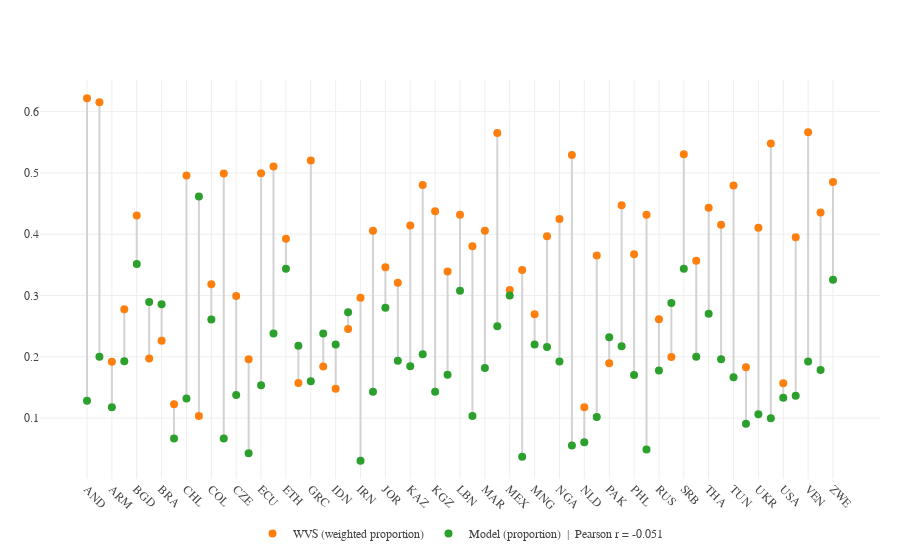
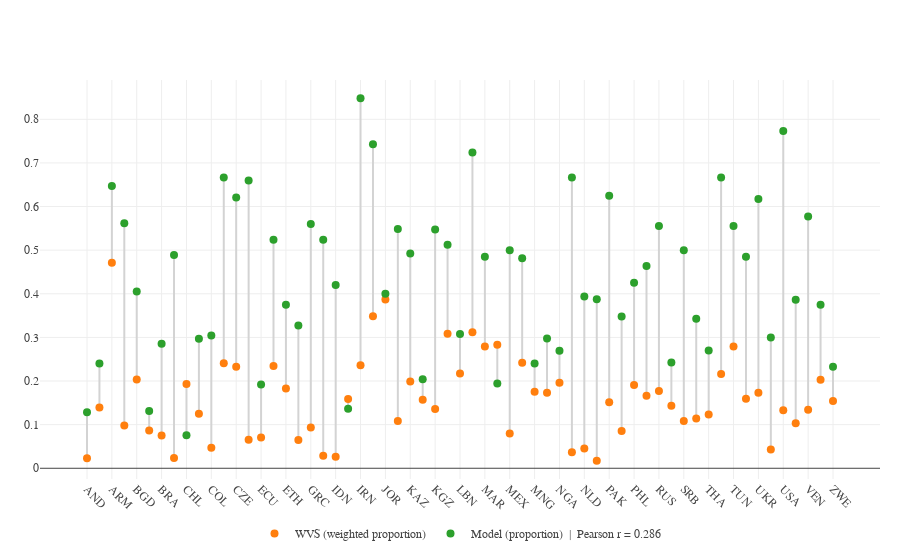

Write notebook code for charts like these, in order.
### Code cell
# Computes country-level response distributions from model predictions and WVS survey data.
# Aligns model proportions with WVS weighted proportions for a specified item and response level.
# Produces a dumbbell plot and the corresponding Pearson correlation across countries.
# This cleaner version of the figure is presented in the manuscript, and echoes the code for visuals (visualize_prop_diffs.py) in the pipeline for Q152

%run plot_q152_1_and_2_dumbbell.py

### Figure 1 — Plotly figure (JSON) as saved in the notebook; plotly's stock layout.template omitted (floating-point values rounded to 4 significant figures)
{"data": [{"hoverinfo": "skip", "line": {"color": "lightgray", "width": 2}, "mode": "lines", "showlegend": false, "type": "scatter", "x": ["AND", "AND"], "y": [0.622, 0.1282]}, {"hoverinfo": "skip", "line": {"color": "lightgray", "width": 2}, "mode": "lines", "showlegend": false, "type": "scatter", "x": ["ARG", "ARG"], "y": [0.6153, 0.2]}, {"hoverinfo": "skip", "line": {"color": "lightgray", "width": 2}, "mode": "lines", "showlegend": false, "type": "scatter", "x": ["ARM", "ARM"], "y": [0.1919, 0.1176]}, {"hoverinfo": "skip", "line": {"color": "lightgray", "width": 2}, "mode": "lines", "showlegend": false, "type": "scatter", "x": ["AUS", "AUS"], "y": [0.2775, 0.193]}, {"hoverinfo": "skip", "line": {"color": "lightgray", "width": 2}, "mode": "lines", "showlegend": false, "type": "scatter", "x": ["BGD", "BGD"], "y": [0.4306, 0.3514]}, {"hoverinfo": "skip", "line": {"color": "lightgray", "width": 2}, "mode": "lines", "showlegend": false, "type": "scatter", "x": ["BOL", "BOL"], "y": [0.1973, 0.2895]}, {"hoverinfo": "skip", "line": {"color": "lightgray", "width": 2}, "mode": "lines", "showlegend": false, "type": "scatter", "x": ["BRA", "BRA"], "y": [0.2264, 0.2857]}, {"hoverinfo": "skip", "line": {"color": "lightgray", "width": 2}, "mode": "lines", "showlegend": false, "type": "scatter", "x": ["CAN", "CAN"], "y": [0.1226, 0.06667]}, {"hoverinfo": "skip", "line": {"color": "lightgray", "width": 2}, "mode": "lines", "showlegend": false, "type": "scatter", "x": ["CHL", "CHL"], "y": [0.496, 0.1321]}, {"hoverinfo": "skip", "line": {"color": "lightgray", "width": 2}, "mode": "lines", "showlegend": false, "type": "scatter", "x": ["CHN", "CHN"], "y": [0.1035, 0.4615]}, {"hoverinfo": "skip", "line": {"color": "lightgray", "width": 2}, "mode": "lines", "showlegend": false, "type": "scatter", "x": ["COL", "COL"], "y": [0.3186, 0.2609]}, {"hoverinfo": "skip", "line": {"color": "lightgray", "width": 2}, "mode": "lines", "showlegend": false, "type": "scatter", "x": ["CYP", "CYP"], "y": [0.499, 0.06667]}, {"hoverinfo": "skip", "line": {"color": "lightgray", "width": 2}, "mode": "lines", "showlegend": false, "type": "scatter", "x": ["CZE", "CZE"], "y": [0.2993, 0.1379]}, {"hoverinfo": "skip", "line": {"color": "lightgray", "width": 2}, "mode": "lines", "showlegend": false, "type": "scatter", "x": ["DEU", "DEU"], "y": [0.1962, 0.04255]}, {"hoverinfo": "skip", "line": {"color": "lightgray", "width": 2}, "mode": "lines", "showlegend": false, "type": "scatter", "x": ["ECU", "ECU"], "y": [0.4993, 0.1538]}, {"hoverinfo": "skip", "line": {"color": "lightgray", "width": 2}, "mode": "lines", "showlegend": false, "type": "scatter", "x": ["EGY", "EGY"], "y": [0.5104, 0.2381]}, {"hoverinfo": "skip", "line": {"color": "lightgray", "width": 2}, "mode": "lines", "showlegend": false, "type": "scatter", "x": ["ETH", "ETH"], "y": [0.3926, 0.3438]}, {"hoverinfo": "skip", "line": {"color": "lightgray", "width": 2}, "mode": "lines", "showlegend": false, "type": "scatter", "x": ["GBR", "GBR"], "y": [0.1572, 0.2182]}, {"hoverinfo": "skip", "line": {"color": "lightgray", "width": 2}, "mode": "lines", "showlegend": false, "type": "scatter", "x": ["GRC", "GRC"], "y": [0.5201, 0.16]}, {"hoverinfo": "skip", "line": {"color": "lightgray", "width": 2}, "mode": "lines", "showlegend": false, "type": "scatter", "x": ["GTM", "GTM"], "y": [0.1841, 0.2381]}, {"hoverinfo": "skip", "line": {"color": "lightgray", "width": 2}, "mode": "lines", "showlegend": false, "type": "scatter", "x": ["IDN", "IDN"], "y": [0.148, 0.22]}, {"hoverinfo": "skip", "line": {"color": "lightgray", "width": 2}, "mode": "lines", "showlegend": false, "type": "scatter", "x": ["IND", "IND"], "y": [0.2452, 0.2727]}, {"hoverinfo": "skip", "line": {"color": "lightgray", "width": 2}, "mode": "lines", "showlegend": false, "type": "scatter", "x": ["IRN", "IRN"], "y": [0.2964, 0.0303]}, {"hoverinfo": "skip", "line": {"color": "lightgray", "width": 2}, "mode": "lines", "showlegend": false, "type": "scatter", "x": ["IRQ", "IRQ"], "y": [0.4056, 0.1429]}, {"hoverinfo": "skip", "line": {"color": "lightgray", "width": 2}, "mode": "lines", "showlegend": false, "type": "scatter", "x": ["JOR", "JOR"], "y": [0.3462, 0.28]}, {"hoverinfo": "skip", "line": {"color": "lightgray", "width": 2}, "mode": "lines", "showlegend": false, "type": "scatter", "x": ["JPN", "JPN"], "y": [0.3207, 0.1935]}, {"hoverinfo": "skip", "line": {"color": "lightgray", "width": 2}, "mode": "lines", "showlegend": false, "type": "scatter", "x": ["KAZ", "KAZ"], "y": [0.4142, 0.1846]}, {"hoverinfo": "skip", "line": {"color": "lightgray", "width": 2}, "mode": "lines", "showlegend": false, "type": "scatter", "x": ["KEN", "KEN"], "y": [0.4804, 0.2041]}, {"hoverinfo": "skip", "line": {"color": "lightgray", "width": 2}, "mode": "lines", "showlegend": false, "type": "scatter", "x": ["KGZ", "KGZ"], "y": [0.4375, 0.1429]}, {"hoverinfo": "skip", "line": {"color": "lightgray", "width": 2}, "mode": "lines", "showlegend": false, "type": "scatter", "x": ["KOR", "KOR"], "y": [0.3393, 0.1707]}, {"hoverinfo": "skip", "line": {"color": "lightgray", "width": 2}, "mode": "lines", "showlegend": false, "type": "scatter", "x": ["LBN", "LBN"], "y": [0.4319, 0.3077]}, {"hoverinfo": "skip", "line": {"color": "lightgray", "width": 2}, "mode": "lines", "showlegend": false, "type": "scatter", "x": ["LBY", "LBY"], "y": [0.3803, 0.1034]}, {"hoverinfo": "skip", "line": {"color": "lightgray", "width": 2}, "mode": "lines", "showlegend": false, "type": "scatter", "x": ["MAR", "MAR"], "y": [0.4056, 0.1818]}, {"hoverinfo": "skip", "line": {"color": "lightgray", "width": 2}, "mode": "lines", "showlegend": false, "type": "scatter", "x": ["MDV", "MDV"], "y": [0.5651, 0.25]}, {"hoverinfo": "skip", "line": {"color": "lightgray", "width": 2}, "mode": "lines", "showlegend": false, "type": "scatter", "x": ["MEX", "MEX"], "y": [0.3091, 0.3]}, {"hoverinfo": "skip", "line": {"color": "lightgray", "width": 2}, "mode": "lines", "showlegend": false, "type": "scatter", "x": ["MMR", "MMR"], "y": [0.3417, 0.03704]}, {"hoverinfo": "skip", "line": {"color": "lightgray", "width": 2}, "mode": "lines", "showlegend": false, "type": "scatter", "x": ["MNG", "MNG"], "y": [0.2695, 0.22]}, {"hoverinfo": "skip", "line": {"color": "lightgray", "width": 2}, "mode": "lines", "showlegend": false, "type": "scatter", "x": ["MYS", "MYS"], "y": [0.3968, 0.2162]}, {"hoverinfo": "skip", "line": {"color": "lightgray", "width": 2}, "mode": "lines", "showlegend": false, "type": "scatter", "x": ["NGA", "NGA"], "y": [0.4248, 0.1923]}, {"hoverinfo": "skip", "line": {"color": "lightgray", "width": 2}, "mode": "lines", "showlegend": false, "type": "scatter", "x": ["NIC", "NIC"], "y": [0.5292, 0.05556]}, {"hoverinfo": "skip", "line": {"color": "lightgray", "width": 2}, "mode": "lines", "showlegend": false, "type": "scatter", "x": ["NLD", "NLD"], "y": [0.1176, 0.06061]}, {"hoverinfo": "skip", "line": {"color": "lightgray", "width": 2}, "mode": "lines", "showlegend": false, "type": "scatter", "x": ["NZL", "NZL"], "y": [0.3652, 0.102]}, {"hoverinfo": "skip", "line": {"color": "lightgray", "width": 2}, "mode": "lines", "showlegend": false, "type": "scatter", "x": ["PAK", "PAK"], "y": [0.1897, 0.2321]}, {"hoverinfo": "skip", "line": {"color": "lightgray", "width": 2}, "mode": "lines", "showlegend": false, "type": "scatter", "x": ["PER", "PER"], "y": [0.4474, 0.2174]}, {"hoverinfo": "skip", "line": {"color": "lightgray", "width": 2}, "mode": "lines", "showlegend": false, "type": "scatter", "x": ["PHL", "PHL"], "y": [0.3674, 0.1702]}, {"hoverinfo": "skip", "line": {"color": "lightgray", "width": 2}, "mode": "lines", "showlegend": false, "type": "scatter", "x": ["ROU", "ROU"], "y": [0.4316, 0.04878]}, {"hoverinfo": "skip", "line": {"color": "lightgray", "width": 2}, "mode": "lines", "showlegend": false, "type": "scatter", "x": ["RUS", "RUS"], "y": [0.2613, 0.1778]}, {"hoverinfo": "skip", "line": {"color": "lightgray", "width": 2}, "mode": "lines", "showlegend": false, "type": "scatter", "x": ["SGP", "SGP"], "y": [0.1996, 0.2879]}, {"hoverinfo": "skip", "line": {"color": "lightgray", "width": 2}, "mode": "lines", "showlegend": false, "type": "scatter", "x": ["SRB", "SRB"], "y": [0.5303, 0.3438]}, {"hoverinfo": "skip", "line": {"color": "lightgray", "width": 2}, "mode": "lines", "showlegend": false, "type": "scatter", "x": ["SVK", "SVK"], "y": [0.3569, 0.2]}, {"hoverinfo": "skip", "line": {"color": "lightgray", "width": 2}, "mode": "lines", "showlegend": false, "type": "scatter", "x": ["THA", "THA"], "y": [0.4431, 0.2703]}, {"hoverinfo": "skip", "line": {"color": "lightgray", "width": 2}, "mode": "lines", "showlegend": false, "type": "scatter", "x": ["TJK", "TJK"], "y": [0.4153, 0.1961]}, {"hoverinfo": "skip", "line": {"color": "lightgray", "width": 2}, "mode": "lines", "showlegend": false, "type": "scatter", "x": ["TUN", "TUN"], "y": [0.4797, 0.1667]}, {"hoverinfo": "skip", "line": {"color": "lightgray", "width": 2}, "mode": "lines", "showlegend": false, "type": "scatter", "x": ["TUR", "TUR"], "y": [0.1831, 0.09091]}, {"hoverinfo": "skip", "line": {"color": "lightgray", "width": 2}, "mode": "lines", "showlegend": false, "type": "scatter", "x": ["UKR", "UKR"], "y": [0.4105, 0.1064]}, {"hoverinfo": "skip", "line": {"color": "lightgray", "width": 2}, "mode": "lines", "showlegend": false, "type": "scatter", "x": ["URY", "URY"], "y": [0.548, 0.1]}, {"hoverinfo": "skip", "line": {"color": "lightgray", "width": 2}, "mode": "lines", "showlegend": false, "type": "scatter", "x": ["USA", "USA"], "y": [0.157, 0.1333]}, {"hoverinfo": "skip", "line": {"color": "lightgray", "width": 2}, "mode": "lines", "showlegend": false, "type": "scatter", "x": ["UZB", "UZB"], "y": [0.3949, 0.1364]}, {"hoverinfo": "skip", "line": {"color": "lightgray", "width": 2}, "mode": "lines", "showlegend": false, "type": "scatter", "x": ["VEN", "VEN"], "y": [0.5663, 0.1923]}, {"hoverinfo": "skip", "line": {"color": "lightgray", "width": 2}, "mode": "lines", "showlegend": false, "type": "scatter", "x": ["VNM", "VNM"], "y": [0.4354, 0.1786]}, {"hoverinfo": "skip", "line": {"color": "lightgray", "width": 2}, "mode": "lines", "showlegend": false, "type": "scatter", "x": ["ZWE", "ZWE"], "y": [0.485, 0.3256]}, {"hovertemplate": "Country: %{x}<br>WVS weighted proportion: %{y:.3f}<extra></extra>", "marker": {"size": 8}, "mode": "markers", "name": "WVS (weighted proportion)", "showlegend": true, "type": "scatter", "x": ["AND", "ARG", "ARM", "AUS", "BGD", "BOL", "BRA", "CAN", "CHL", "CHN", "COL", "CYP", "CZE", "DEU", "ECU", "EGY", "ETH", "GBR", "GRC", "GTM", "IDN", "IND", "IRN", "IRQ", "JOR", "JPN", "KAZ", "KEN", "KGZ", "KOR", "LBN", "LBY", "MAR", "MDV", "MEX", "MMR", "MNG", "MYS", "NGA", "NIC", "NLD", "NZL", "PAK", "PER", "PHL", "ROU", "RUS", "SGP", "SRB", "SVK", "THA", "TJK", "TUN", "TUR", "UKR", "URY", "USA", "UZB", "VEN", "VNM", "ZWE"], "y": [0.622, 0.6153, 0.1919, 0.2775, 0.4306, 0.1973, 0.2264, 0.1226, 0.496, 0.1035, 0.3186, 0.499, 0.2993, 0.1962, 0.4993, 0.5104, 0.3926, 0.1572, 0.5201, 0.1841, 0.148, 0.2452, 0.2964, 0.4056, 0.3462, 0.3207, 0.4142, 0.4804, 0.4375, 0.3393, 0.4319, 0.3803, 0.4056, 0.5651, 0.3091, 0.3417, 0.2695, 0.3968, 0.4248, 0.5292, 0.1176, 0.3652, 0.1897, 0.4474, 0.3674, 0.4316, 0.2613, 0.1996, 0.5303, 0.3569, 0.4431, 0.4153, 0.4797, 0.1831, 0.4105, 0.548, 0.157, 0.3949, 0.5663, 0.4354, 0.485]}, {"hovertemplate": "Country: %{x}<br>Model proportion: %{y:.3f}<extra></extra>", "marker": {"size": 8}, "mode": "markers", "name": "Model (proportion)  |  Pearson r = -0.051", "showlegend": true, "type": "scatter", "x": ["AND", "ARG", "ARM", "AUS", "BGD", "BOL", "BRA", "CAN", "CHL", "CHN", "COL", "CYP", "CZE", "DEU", "ECU", "EGY", "ETH", "GBR", "GRC", "GTM", "IDN", "IND", "IRN", "IRQ", "JOR", "JPN", "KAZ", "KEN", "KGZ", "KOR", "LBN", "LBY", "MAR", "MDV", "MEX", "MMR", "MNG", "MYS", "NGA", "NIC", "NLD", "NZL", "PAK", "PER", "PHL", "ROU", "RUS", "SGP", "SRB", "SVK", "THA", "TJK", "TUN", "TUR", "UKR", "URY", "USA", "UZB", "VEN", "VNM", "ZWE"], "y": [0.1282, 0.2, 0.1176, 0.193, 0.3514, 0.2895, 0.2857, 0.06667, 0.1321, 0.4615, 0.2609, 0.06667, 0.1379, 0.04255, 0.1538, 0.2381, 0.3438, 0.2182, 0.16, 0.2381, 0.22, 0.2727, 0.0303, 0.1429, 0.28, 0.1935, 0.1846, 0.2041, 0.1429, 0.1707, 0.3077, 0.1034, 0.1818, 0.25, 0.3, 0.03704, 0.22, 0.2162, 0.1923, 0.05556, 0.06061, 0.102, 0.2321, 0.2174, 0.1702, 0.04878, 0.1778, 0.2879, 0.3438, 0.2, 0.2703, 0.1961, 0.1667, 0.09091, 0.1064, 0.1, 0.1333, 0.1364, 0.1923, 0.1786, 0.3256]}], "layout": {"font": {"family": "Times New Roman Bold, Times New Roman, Times, serif", "size": 14}, "hoverlabel": {"font": {"family": "Times New Roman Bold, Times New Roman, Times, serif", "size": 12}}, "hovermode": "x unified", "legend": {"font": {"family": "Times New Roman Bold, Times New Roman, Times, serif", "size": 12}, "orientation": "h", "x": 0.5, "xanchor": "center", "y": -0.1, "yanchor": "top"}, "margin": {"b": 70, "l": 40, "r": 20, "t": 80}, "showlegend": true, "xaxis": {"tickangle": 45, "tickfont": {"family": "Times New Roman Bold, Times New Roman, Times, serif", "size": 12}, "title": {}}, "yaxis": {"range": [0.0007175, 0.6516], "tickfont": {"family": "Times New Roman Bold, Times New Roman, Times, serif", "size": 12}, "title": {}}}}

### Figure 2 — Plotly figure (JSON) as saved in the notebook; plotly's stock layout.template omitted (floating-point values rounded to 4 significant figures)
{"data": [{"hoverinfo": "skip", "line": {"color": "lightgray", "width": 2}, "mode": "lines", "showlegend": false, "type": "scatter", "x": ["AND", "AND"], "y": [0.02282, 0.1282]}, {"hoverinfo": "skip", "line": {"color": "lightgray", "width": 2}, "mode": "lines", "showlegend": false, "type": "scatter", "x": ["ARG", "ARG"], "y": [0.1392, 0.24]}, {"hoverinfo": "skip", "line": {"color": "lightgray", "width": 2}, "mode": "lines", "showlegend": false, "type": "scatter", "x": ["ARM", "ARM"], "y": [0.4713, 0.6471]}, {"hoverinfo": "skip", "line": {"color": "lightgray", "width": 2}, "mode": "lines", "showlegend": false, "type": "scatter", "x": ["AUS", "AUS"], "y": [0.09796, 0.5614]}, {"hoverinfo": "skip", "line": {"color": "lightgray", "width": 2}, "mode": "lines", "showlegend": false, "type": "scatter", "x": ["BGD", "BGD"], "y": [0.2035, 0.4054]}, {"hoverinfo": "skip", "line": {"color": "lightgray", "width": 2}, "mode": "lines", "showlegend": false, "type": "scatter", "x": ["BOL", "BOL"], "y": [0.08637, 0.1316]}, {"hoverinfo": "skip", "line": {"color": "lightgray", "width": 2}, "mode": "lines", "showlegend": false, "type": "scatter", "x": ["BRA", "BRA"], "y": [0.07505, 0.2857]}, {"hoverinfo": "skip", "line": {"color": "lightgray", "width": 2}, "mode": "lines", "showlegend": false, "type": "scatter", "x": ["CAN", "CAN"], "y": [0.02385, 0.4889]}, {"hoverinfo": "skip", "line": {"color": "lightgray", "width": 2}, "mode": "lines", "showlegend": false, "type": "scatter", "x": ["CHL", "CHL"], "y": [0.193, 0.07547]}, {"hoverinfo": "skip", "line": {"color": "lightgray", "width": 2}, "mode": "lines", "showlegend": false, "type": "scatter", "x": ["CHN", "CHN"], "y": [0.125, 0.2967]}, {"hoverinfo": "skip", "line": {"color": "lightgray", "width": 2}, "mode": "lines", "showlegend": false, "type": "scatter", "x": ["COL", "COL"], "y": [0.04718, 0.3043]}, {"hoverinfo": "skip", "line": {"color": "lightgray", "width": 2}, "mode": "lines", "showlegend": false, "type": "scatter", "x": ["CYP", "CYP"], "y": [0.241, 0.6667]}, {"hoverinfo": "skip", "line": {"color": "lightgray", "width": 2}, "mode": "lines", "showlegend": false, "type": "scatter", "x": ["CZE", "CZE"], "y": [0.2326, 0.6207]}, {"hoverinfo": "skip", "line": {"color": "lightgray", "width": 2}, "mode": "lines", "showlegend": false, "type": "scatter", "x": ["DEU", "DEU"], "y": [0.06553, 0.6596]}, {"hoverinfo": "skip", "line": {"color": "lightgray", "width": 2}, "mode": "lines", "showlegend": false, "type": "scatter", "x": ["ECU", "ECU"], "y": [0.07083, 0.1923]}, {"hoverinfo": "skip", "line": {"color": "lightgray", "width": 2}, "mode": "lines", "showlegend": false, "type": "scatter", "x": ["EGY", "EGY"], "y": [0.2347, 0.5238]}, {"hoverinfo": "skip", "line": {"color": "lightgray", "width": 2}, "mode": "lines", "showlegend": false, "type": "scatter", "x": ["ETH", "ETH"], "y": [0.1831, 0.375]}, {"hoverinfo": "skip", "line": {"color": "lightgray", "width": 2}, "mode": "lines", "showlegend": false, "type": "scatter", "x": ["GBR", "GBR"], "y": [0.06464, 0.3273]}, {"hoverinfo": "skip", "line": {"color": "lightgray", "width": 2}, "mode": "lines", "showlegend": false, "type": "scatter", "x": ["GRC", "GRC"], "y": [0.09375, 0.56]}, {"hoverinfo": "skip", "line": {"color": "lightgray", "width": 2}, "mode": "lines", "showlegend": false, "type": "scatter", "x": ["GTM", "GTM"], "y": [0.02847, 0.5238]}, {"hoverinfo": "skip", "line": {"color": "lightgray", "width": 2}, "mode": "lines", "showlegend": false, "type": "scatter", "x": ["IDN", "IDN"], "y": [0.02627, 0.42]}, {"hoverinfo": "skip", "line": {"color": "lightgray", "width": 2}, "mode": "lines", "showlegend": false, "type": "scatter", "x": ["IND", "IND"], "y": [0.1589, 0.1364]}, {"hoverinfo": "skip", "line": {"color": "lightgray", "width": 2}, "mode": "lines", "showlegend": false, "type": "scatter", "x": ["IRN", "IRN"], "y": [0.2363, 0.8485]}, {"hoverinfo": "skip", "line": {"color": "lightgray", "width": 2}, "mode": "lines", "showlegend": false, "type": "scatter", "x": ["IRQ", "IRQ"], "y": [0.3486, 0.7429]}, {"hoverinfo": "skip", "line": {"color": "lightgray", "width": 2}, "mode": "lines", "showlegend": false, "type": "scatter", "x": ["JOR", "JOR"], "y": [0.387, 0.4]}, {"hoverinfo": "skip", "line": {"color": "lightgray", "width": 2}, "mode": "lines", "showlegend": false, "type": "scatter", "x": ["JPN", "JPN"], "y": [0.1082, 0.5484]}, {"hoverinfo": "skip", "line": {"color": "lightgray", "width": 2}, "mode": "lines", "showlegend": false, "type": "scatter", "x": ["KAZ", "KAZ"], "y": [0.1988, 0.4923]}, {"hoverinfo": "skip", "line": {"color": "lightgray", "width": 2}, "mode": "lines", "showlegend": false, "type": "scatter", "x": ["KEN", "KEN"], "y": [0.1572, 0.2041]}, {"hoverinfo": "skip", "line": {"color": "lightgray", "width": 2}, "mode": "lines", "showlegend": false, "type": "scatter", "x": ["KGZ", "KGZ"], "y": [0.1361, 0.5476]}, {"hoverinfo": "skip", "line": {"color": "lightgray", "width": 2}, "mode": "lines", "showlegend": false, "type": "scatter", "x": ["KOR", "KOR"], "y": [0.3084, 0.5122]}, {"hoverinfo": "skip", "line": {"color": "lightgray", "width": 2}, "mode": "lines", "showlegend": false, "type": "scatter", "x": ["LBN", "LBN"], "y": [0.2174, 0.3077]}, {"hoverinfo": "skip", "line": {"color": "lightgray", "width": 2}, "mode": "lines", "showlegend": false, "type": "scatter", "x": ["LBY", "LBY"], "y": [0.3118, 0.7241]}, {"hoverinfo": "skip", "line": {"color": "lightgray", "width": 2}, "mode": "lines", "showlegend": false, "type": "scatter", "x": ["MAR", "MAR"], "y": [0.2792, 0.4848]}, {"hoverinfo": "skip", "line": {"color": "lightgray", "width": 2}, "mode": "lines", "showlegend": false, "type": "scatter", "x": ["MDV", "MDV"], "y": [0.2835, 0.1944]}, {"hoverinfo": "skip", "line": {"color": "lightgray", "width": 2}, "mode": "lines", "showlegend": false, "type": "scatter", "x": ["MEX", "MEX"], "y": [0.07984, 0.5]}, {"hoverinfo": "skip", "line": {"color": "lightgray", "width": 2}, "mode": "lines", "showlegend": false, "type": "scatter", "x": ["MMR", "MMR"], "y": [0.2417, 0.4815]}, {"hoverinfo": "skip", "line": {"color": "lightgray", "width": 2}, "mode": "lines", "showlegend": false, "type": "scatter", "x": ["MNG", "MNG"], "y": [0.1755, 0.24]}, {"hoverinfo": "skip", "line": {"color": "lightgray", "width": 2}, "mode": "lines", "showlegend": false, "type": "scatter", "x": ["MYS", "MYS"], "y": [0.1729, 0.2973]}, {"hoverinfo": "skip", "line": {"color": "lightgray", "width": 2}, "mode": "lines", "showlegend": false, "type": "scatter", "x": ["NGA", "NGA"], "y": [0.1961, 0.2692]}, {"hoverinfo": "skip", "line": {"color": "lightgray", "width": 2}, "mode": "lines", "showlegend": false, "type": "scatter", "x": ["NIC", "NIC"], "y": [0.03681, 0.6667]}, {"hoverinfo": "skip", "line": {"color": "lightgray", "width": 2}, "mode": "lines", "showlegend": false, "type": "scatter", "x": ["NLD", "NLD"], "y": [0.04542, 0.3939]}, {"hoverinfo": "skip", "line": {"color": "lightgray", "width": 2}, "mode": "lines", "showlegend": false, "type": "scatter", "x": ["NZL", "NZL"], "y": [0.01701, 0.3878]}, {"hoverinfo": "skip", "line": {"color": "lightgray", "width": 2}, "mode": "lines", "showlegend": false, "type": "scatter", "x": ["PAK", "PAK"], "y": [0.1514, 0.625]}, {"hoverinfo": "skip", "line": {"color": "lightgray", "width": 2}, "mode": "lines", "showlegend": false, "type": "scatter", "x": ["PER", "PER"], "y": [0.08571, 0.3478]}, {"hoverinfo": "skip", "line": {"color": "lightgray", "width": 2}, "mode": "lines", "showlegend": false, "type": "scatter", "x": ["PHL", "PHL"], "y": [0.191, 0.4255]}, {"hoverinfo": "skip", "line": {"color": "lightgray", "width": 2}, "mode": "lines", "showlegend": false, "type": "scatter", "x": ["ROU", "ROU"], "y": [0.1665, 0.4634]}, {"hoverinfo": "skip", "line": {"color": "lightgray", "width": 2}, "mode": "lines", "showlegend": false, "type": "scatter", "x": ["RUS", "RUS"], "y": [0.1773, 0.5556]}, {"hoverinfo": "skip", "line": {"color": "lightgray", "width": 2}, "mode": "lines", "showlegend": false, "type": "scatter", "x": ["SGP", "SGP"], "y": [0.1433, 0.2424]}, {"hoverinfo": "skip", "line": {"color": "lightgray", "width": 2}, "mode": "lines", "showlegend": false, "type": "scatter", "x": ["SRB", "SRB"], "y": [0.1086, 0.5]}, {"hoverinfo": "skip", "line": {"color": "lightgray", "width": 2}, "mode": "lines", "showlegend": false, "type": "scatter", "x": ["SVK", "SVK"], "y": [0.1139, 0.3429]}, {"hoverinfo": "skip", "line": {"color": "lightgray", "width": 2}, "mode": "lines", "showlegend": false, "type": "scatter", "x": ["THA", "THA"], "y": [0.1236, 0.2703]}, {"hoverinfo": "skip", "line": {"color": "lightgray", "width": 2}, "mode": "lines", "showlegend": false, "type": "scatter", "x": ["TJK", "TJK"], "y": [0.216, 0.6667]}, {"hoverinfo": "skip", "line": {"color": "lightgray", "width": 2}, "mode": "lines", "showlegend": false, "type": "scatter", "x": ["TUN", "TUN"], "y": [0.2789, 0.5556]}, {"hoverinfo": "skip", "line": {"color": "lightgray", "width": 2}, "mode": "lines", "showlegend": false, "type": "scatter", "x": ["TUR", "TUR"], "y": [0.1595, 0.4848]}, {"hoverinfo": "skip", "line": {"color": "lightgray", "width": 2}, "mode": "lines", "showlegend": false, "type": "scatter", "x": ["UKR", "UKR"], "y": [0.1733, 0.617]}, {"hoverinfo": "skip", "line": {"color": "lightgray", "width": 2}, "mode": "lines", "showlegend": false, "type": "scatter", "x": ["URY", "URY"], "y": [0.043, 0.3]}, {"hoverinfo": "skip", "line": {"color": "lightgray", "width": 2}, "mode": "lines", "showlegend": false, "type": "scatter", "x": ["USA", "USA"], "y": [0.133, 0.7733]}, {"hoverinfo": "skip", "line": {"color": "lightgray", "width": 2}, "mode": "lines", "showlegend": false, "type": "scatter", "x": ["UZB", "UZB"], "y": [0.103, 0.3864]}, {"hoverinfo": "skip", "line": {"color": "lightgray", "width": 2}, "mode": "lines", "showlegend": false, "type": "scatter", "x": ["VEN", "VEN"], "y": [0.1342, 0.5769]}, {"hoverinfo": "skip", "line": {"color": "lightgray", "width": 2}, "mode": "lines", "showlegend": false, "type": "scatter", "x": ["VNM", "VNM"], "y": [0.2028, 0.375]}, {"hoverinfo": "skip", "line": {"color": "lightgray", "width": 2}, "mode": "lines", "showlegend": false, "type": "scatter", "x": ["ZWE", "ZWE"], "y": [0.1544, 0.2326]}, {"hovertemplate": "Country: %{x}<br>WVS weighted proportion: %{y:.3f}<extra></extra>", "marker": {"size": 8}, "mode": "markers", "name": "WVS (weighted proportion)", "showlegend": true, "type": "scatter", "x": ["AND", "ARG", "ARM", "AUS", "BGD", "BOL", "BRA", "CAN", "CHL", "CHN", "COL", "CYP", "CZE", "DEU", "ECU", "EGY", "ETH", "GBR", "GRC", "GTM", "IDN", "IND", "IRN", "IRQ", "JOR", "JPN", "KAZ", "KEN", "KGZ", "KOR", "LBN", "LBY", "MAR", "MDV", "MEX", "MMR", "MNG", "MYS", "NGA", "NIC", "NLD", "NZL", "PAK", "PER", "PHL", "ROU", "RUS", "SGP", "SRB", "SVK", "THA", "TJK", "TUN", "TUR", "UKR", "URY", "USA", "UZB", "VEN", "VNM", "ZWE"], "y": [0.02282, 0.1392, 0.4713, 0.09796, 0.2035, 0.08637, 0.07505, 0.02385, 0.193, 0.125, 0.04718, 0.241, 0.2326, 0.06553, 0.07083, 0.2347, 0.1831, 0.06464, 0.09375, 0.02847, 0.02627, 0.1589, 0.2363, 0.3486, 0.387, 0.1082, 0.1988, 0.1572, 0.1361, 0.3084, 0.2174, 0.3118, 0.2792, 0.2835, 0.07984, 0.2417, 0.1755, 0.1729, 0.1961, 0.03681, 0.04542, 0.01701, 0.1514, 0.08571, 0.191, 0.1665, 0.1773, 0.1433, 0.1086, 0.1139, 0.1236, 0.216, 0.2789, 0.1595, 0.1733, 0.043, 0.133, 0.103, 0.1342, 0.2028, 0.1544]}, {"hovertemplate": "Country: %{x}<br>Model proportion: %{y:.3f}<extra></extra>", "marker": {"size": 8}, "mode": "markers", "name": "Model (proportion)  |  Pearson r = 0.286", "showlegend": true, "type": "scatter", "x": ["AND", "ARG", "ARM", "AUS", "BGD", "BOL", "BRA", "CAN", "CHL", "CHN", "COL", "CYP", "CZE", "DEU", "ECU", "EGY", "ETH", "GBR", "GRC", "GTM", "IDN", "IND", "IRN", "IRQ", "JOR", "JPN", "KAZ", "KEN", "KGZ", "KOR", "LBN", "LBY", "MAR", "MDV", "MEX", "MMR", "MNG", "MYS", "NGA", "NIC", "NLD", "NZL", "PAK", "PER", "PHL", "ROU", "RUS", "SGP", "SRB", "SVK", "THA", "TJK", "TUN", "TUR", "UKR", "URY", "USA", "UZB", "VEN", "VNM", "ZWE"], "y": [0.1282, 0.24, 0.6471, 0.5614, 0.4054, 0.1316, 0.2857, 0.4889, 0.07547, 0.2967, 0.3043, 0.6667, 0.6207, 0.6596, 0.1923, 0.5238, 0.375, 0.3273, 0.56, 0.5238, 0.42, 0.1364, 0.8485, 0.7429, 0.4, 0.5484, 0.4923, 0.2041, 0.5476, 0.5122, 0.3077, 0.7241, 0.4848, 0.1944, 0.5, 0.4815, 0.24, 0.2973, 0.2692, 0.6667, 0.3939, 0.3878, 0.625, 0.3478, 0.4255, 0.4634, 0.5556, 0.2424, 0.5, 0.3429, 0.2703, 0.6667, 0.5556, 0.4848, 0.617, 0.3, 0.7733, 0.3864, 0.5769, 0.375, 0.2326]}], "layout": {"font": {"family": "Times New Roman Bold, Times New Roman, Times, serif", "size": 14}, "hoverlabel": {"font": {"family": "Times New Roman Bold, Times New Roman, Times, serif", "size": 12}}, "hovermode": "x unified", "legend": {"font": {"family": "Times New Roman Bold, Times New Roman, Times, serif", "size": 12}, "orientation": "h", "x": 0.5, "xanchor": "center", "y": -0.1, "yanchor": "top"}, "margin": {"b": 70, "l": 40, "r": 20, "t": 80}, "showlegend": true, "xaxis": {"tickangle": 45, "tickfont": {"family": "Times New Roman Bold, Times New Roman, Times, serif", "size": 12}, "title": {}}, "yaxis": {"range": [-0.02457, 0.8901], "tickfont": {"family": "Times New Roman Bold, Times New Roman, Times, serif", "size": 12}, "title": {}}}}
